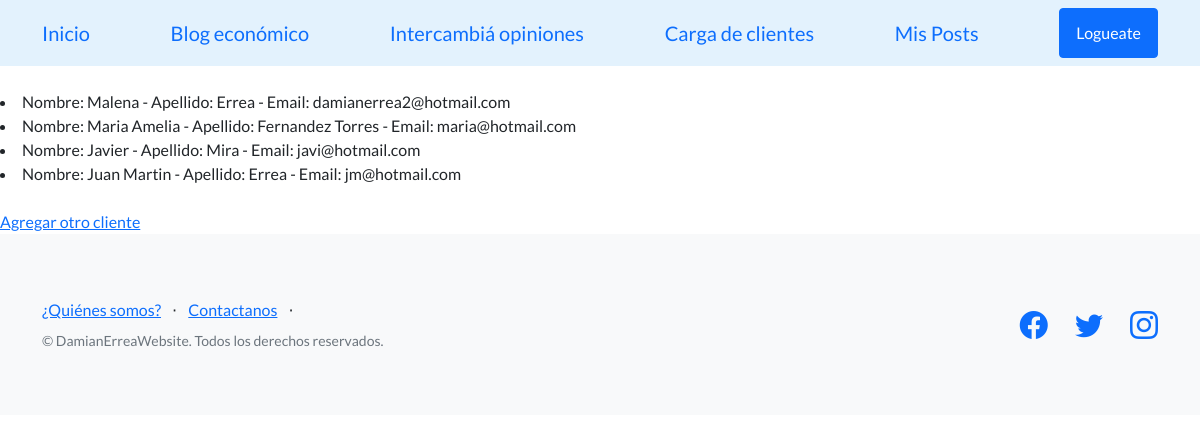
The page /leerClientes on the database its author committed.
### AppCoder/models.py (models this page shows)
class Cliente(models.Model):
    nombre= models.CharField(max_length = 30)
    apellido= models.CharField(max_length=30)
    email= models.EmailField()
    def __str__(self):
        return f"Nombre: {self.nombre} - Apellido: {self.apellido} - Email: {self.email}"

### AppCoder/views.py (the view)
# urls.py: path('leerClientes', leerClientes, name="leerClientes"),
def leerClientes(request):
    clientes = Cliente.objects.all()
    contexto = {"clientes": clientes}
    return render(request, "AppCoder/leerClientes.html", contexto)

### AppCoder/templates/AppCoder/leerClientes.html (shortened to what this page needs)
{% extends "AppCoder/base.html" %}
{% load static %}
{% block contenido_que_cambia %}
<br>
<html lang="en">
<head>
</head>
<body>
    {% for p in clientes %}
        <li>{{p}}
    {% endfor %}
</body>
<html/>
<br>
<br>
<a href="{% url 'clientes' %}">
    Agregar otro cliente
</a>
{% endblock contenido_que_cambia %}

### rows shown on the page
Cliente: nombre+apellido+email "Nombre: Malena - Apellido: Errea - Email: damianerrea2@hotmail.com"
Cliente: nombre+apellido+email "Nombre: Maria Amelia - Apellido: Fernandez Torres - Email: maria@hotmail.com"
Cliente: nombre+apellido+email "Nombre: Javier - Apellido: Mira - Email: javi@hotmail.com"
Cliente: nombre+apellido+email "Nombre: Juan Martin - Apellido: Errea - Email: jm@hotmail.com"
